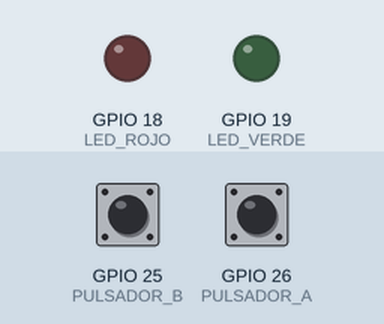
Bench run of a sketch on a simulated ESP32. Shown: output pins drawn as LEDs (lit = HIGH). Dashed ring = blinking. The test bench sets the inputs (shaded band); at power-on: GPIO 26 (PULSADOR_A) HIGH, GPIO 25 (PULSADOR_B) HIGH.

Above: at 1.2 s.
1.3 s: GPIO 26 (PULSADOR_A) pulled LOW for 0.15 s
At 1.75 s:
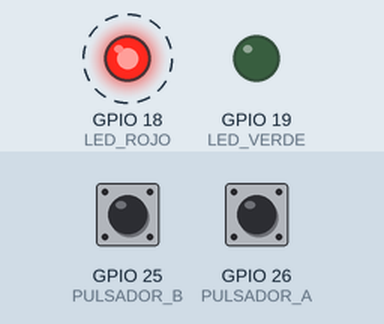
4.4 s: GPIO 26 (PULSADOR_A) pulled LOW for 1 s
At 4.75 s:
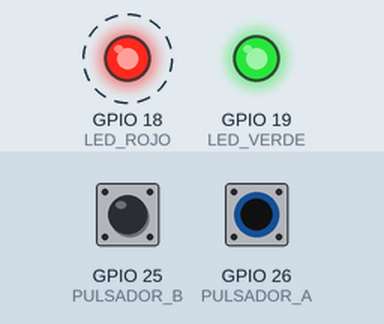
7.5 s: GPIO 25 (PULSADOR_B) pulled LOW for 3.2 s
12.2 s: GPIO 26 (PULSADOR_A) pulled LOW for 3.2 s
At 15.95 s:
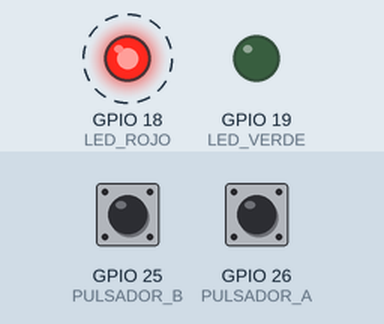
Timing chart, 0 to 17.9 s (numbered marks = the images above; inputs shaded):
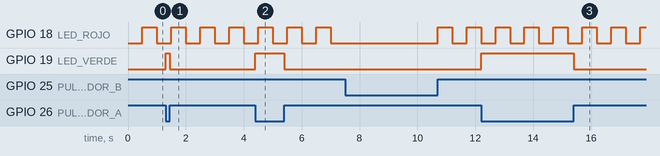

The sketch:

tema2.4A.ino
```cpp
#define PULSADOR_A 26
#define PULSADOR_B 25
#define LED_ROJO 18
#define LED_VERDE 19

void setup() {
  Serial.begin(115200);
  pinMode(LED_ROJO, OUTPUT);
  pinMode(LED_VERDE, OUTPUT);
  pinMode(PULSADOR_A, INPUT_PULLUP);
  pinMode(PULSADOR_B, INPUT_PULLUP);
}

void loop() {
  static unsigned long tiempo = 0;
  if ((millis() - tiempo >= 500) && digitalRead(PULSADOR_B) == HIGH) {
    digitalWrite(LED_ROJO, !digitalRead(LED_ROJO));
    tiempo = millis();
  }
  digitalWrite(LED_VERDE, !digitalRead(PULSADOR_A));
}
```

Measured:
- after the input at 1.3 s, GPIO 19 (LED_VERDE): LOW → HIGH at once, → LOW 0.15 s later
- after the input at 4.4 s, GPIO 19 (LED_VERDE): LOW → HIGH at once, → LOW 1.0 s later
- after the input at 12.2 s, GPIO 19 (LED_VERDE): LOW → HIGH at once, → LOW 3.2 s later
- by itself, GPIO 18 (LED_ROJO): alternates HIGH for 0.50 s and LOW for 0.50 s
